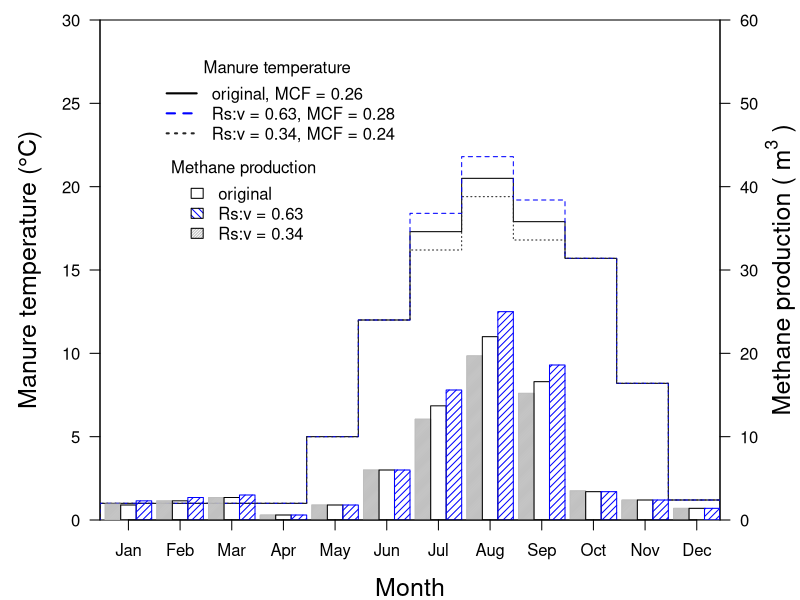

Recreate this plot in R.
#To create a figure to demonstrate the influence of temperature on MCF
#The data is from the sheet:MCF sheet_Fig 4. 
#The manure temperature increase for 3 months. 
Tm<-c(1.0,1.0,1.0,1.0,5.0,12.0,17.3,20.5,17.9,15.7,8.2,1.2)
Tm.H<-c(1.0,1.0,1.0,1.0,5.0,12.0,18.4,21.8,19.2,15.7,8.2,1.2)
Tm.L<-c(1.0,1.0,1.0,1.0,5.0,12.0,16.2,19.4,16.8,15.7,8.2,1.2)
CH4  <-c(1.8,2.3,2.7,0.6,1.8,6,13.7,22.0,16.6,3.4,2.4,1.4)/2
CH4.H<-c(2.3,2.7,3,0.6,1.8,6,15.6,25.0,18.6,3.4,2.4,1.4)/2
CH4.L  <-c(1.9,2.3,2.7,0.6,1.8,6.0,12.1,19.7,15.2,3.5,2.4,1.4)/2
#Output 800 x 600
par(mar=c(4,5,1,4))
plot(0,type="n",xlim=c(0,12),ylim=c(0,30),
     xlab="Month",ylab="Manure temperature (°C)"
     ,las=1,xaxt="n",xaxs="i",yaxs="i"
     ,cex.lab=1.5)

axis(4,at=seq(0,30,5),labels=seq(0,60,10),
     las=1)
mtext(expression("Methane production ("~m^3~")"),
      side=4,line=3,cex=1.5)
lines(c(-1:12),c(0,Tm,0),type="s")
lines(c(-1:12),c(0,Tm.H,0),type="s",col="blue",lty = 2)
lines(c(-1:12),c(0,Tm.L,0),type="s",col="gray15",lty = 3)
rect(xleft = (c(0:11)+0.1), ybottom = 0,
     xright = (c(0:11)+0.4), ytop=CH4.L, col = "grey",
     density =  135)
rect(xleft = (c(0:11)+0.4), ybottom = 0,
     xright = (c(0:11)+0.7), ytop=CH4)
rect(xleft = (c(0:11)+0.7), ybottom = 0,
     xright = (c(0:11)+1), ytop=CH4.H, col = "blue",
     density = 20)
axis(1,at=c(0.55:11.55),labels=month.abb)    
legend(1,28,c("original, MCF = 0.26",
              "Rs:v = 0.63, MCF = 0.28",
              "Rs:v = 0.34, MCF = 0.24")
       ,col=c("black","blue","gray15"),lty=c(1,2,3),lwd=2
       ,bty="n",title="Manure temperature")
legend(1.3,22,c("original","Rs:v = 0.63","Rs:v = 0.34")
       ,fill=c("white","blue","grey")
       ,density=c(100,20,50),angle=c(0,135,45)
       ,bty="n",title="Methane production")
#text(1.3,30,"(a)",pos=1,cex=1.5)

# text(8.2,23,"MCF = 0.24")
# text(8.2,17,"MCF = 0.23")
# text(8.2,14,"MCF = 0.19")
#arrows(8,22.5,8,20.5,length=0.03, angle=90)

